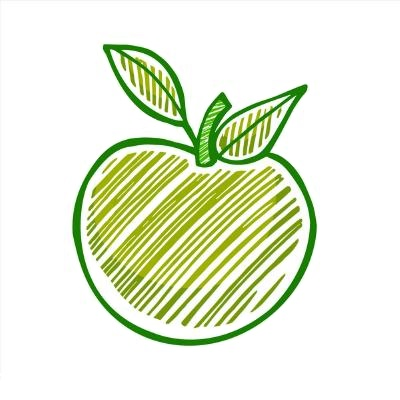
#> input picture readme_preview/sourapple.jpg, 400 x 400 px
$ python pix.py
#> lines starting #> are read from the running program, lines starting #| are printed output that depends on the picture
from PIL import Image

left = Image.open("readme_preview/sourapple.jpg")
#> left is the input picture: PIL image 400x400 RGB; mean R, G, B 230.5, 238, 214.9
right = Image.open("readme_preview/transapple.png")
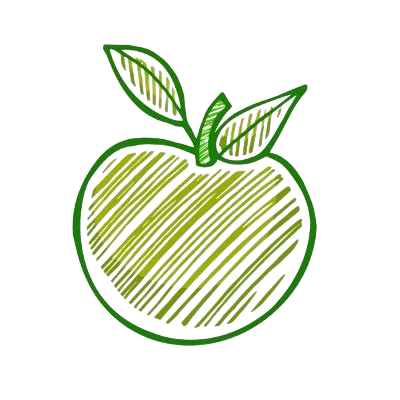
#> input picture readme_preview/transapple.png, 400 x 400 px
#> right is the input picture: PIL image 400x400 RGBA; mean R, G, B, A 38.6, 45.6, 23.9, 41.6

canvas = Image.new("RGBA", (left.width + right.width, left.height))
#> canvas: PIL image 800x400 RGBA; every value is 0
canvas.paste(left, (0, 0))
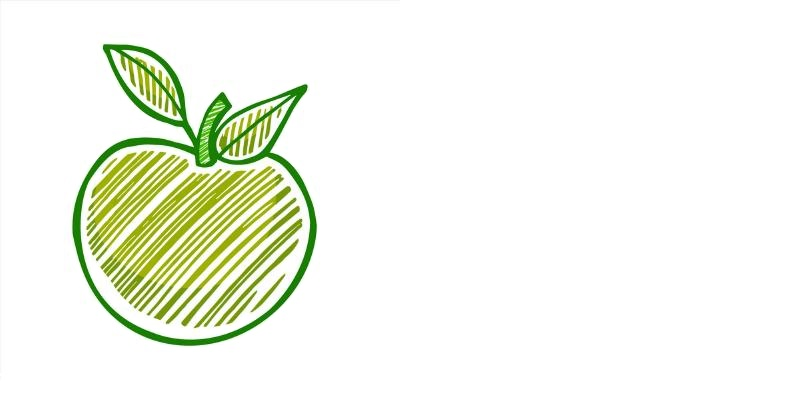
#> canvas: PIL image 800x400 RGBA; mean R, G, B, A 115.2, 119, 107.4, 127.5; transparent parts drawn white
canvas.paste(right, (left.width, 0))
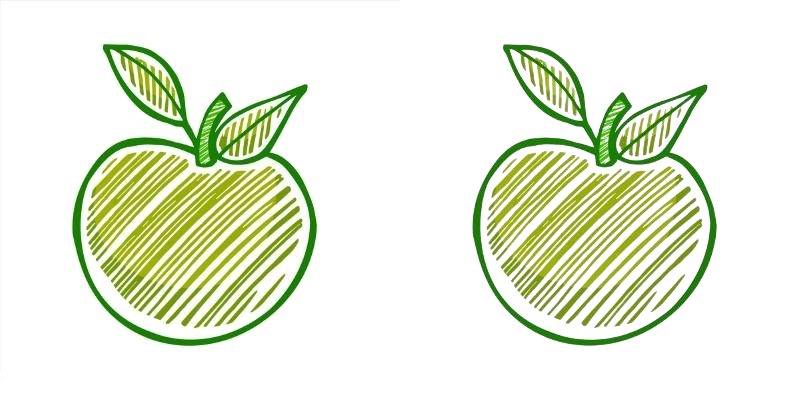
#> canvas: PIL image 800x400 RGBA; mean R, G, B, A 134.5, 141.8, 119.4, 148.3; transparent parts drawn white

canvas.save("readme_preview/concat.png")
